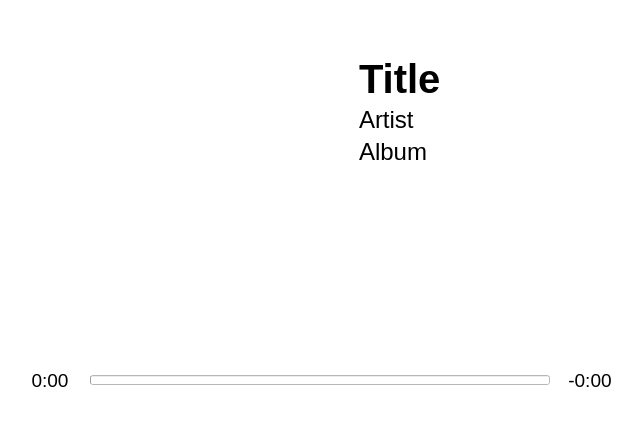
<?xml version="1.0" encoding="UTF-8"?>
<ui version="4.0">
 <class>NowPlaying</class>
 <widget class="QWidget" name="NowPlaying">
  <property name="geometry">
   <rect>
    <x>0</x>
    <y>0</y>
    <width>640</width>
    <height>440</height>
   </rect>
  </property>
  <property name="sizePolicy">
   <sizepolicy hsizetype="Expanding" vsizetype="Expanding">
    <horstretch>0</horstretch>
    <verstretch>0</verstretch>
   </sizepolicy>
  </property>
  <property name="minimumSize">
   <size>
    <width>640</width>
    <height>440</height>
   </size>
  </property>
  <property name="maximumSize">
   <size>
    <width>16777215</width>
    <height>16777215</height>
   </size>
  </property>
  <property name="windowTitle">
   <string>Form</string>
  </property>
  <property name="styleSheet">
   <string notr="true">background: #ffffff;</string>
  </property>
  <layout class="QVBoxLayout" name="verticalLayout">
   <property name="spacing">
    <number>0</number>
   </property>
   <property name="leftMargin">
    <number>0</number>
   </property>
   <property name="topMargin">
    <number>0</number>
   </property>
   <property name="rightMargin">
    <number>0</number>
   </property>
   <property name="bottomMargin">
    <number>0</number>
   </property>
   <item>
    <widget class="QWidget" name="InfoTop" native="true">
     <layout class="QHBoxLayout" name="horizontalLayout_2">
      <property name="spacing">
       <number>0</number>
      </property>
      <property name="leftMargin">
       <number>0</number>
      </property>
      <property name="topMargin">
       <number>0</number>
      </property>
      <property name="rightMargin">
       <number>0</number>
      </property>
      <property name="bottomMargin">
       <number>0</number>
      </property>
      <item>
       <widget class="QWidget" name="CoverArtLeft" native="true">
        <property name="sizePolicy">
         <sizepolicy hsizetype="Maximum" vsizetype="Minimum">
          <horstretch>0</horstretch>
          <verstretch>0</verstretch>
         </sizepolicy>
        </property>
        <property name="minimumSize">
         <size>
          <width>350</width>
          <height>0</height>
         </size>
        </property>
        <property name="maximumSize">
         <size>
          <width>16777215</width>
          <height>16777215</height>
         </size>
        </property>
        <layout class="QVBoxLayout" name="verticalLayout_2">
         <property name="spacing">
          <number>0</number>
         </property>
         <property name="leftMargin">
          <number>40</number>
         </property>
         <property name="topMargin">
          <number>0</number>
         </property>
         <property name="rightMargin">
          <number>0</number>
         </property>
         <property name="bottomMargin">
          <number>0</number>
         </property>
         <item>
          <widget class="QLabel" name="CoverArt">
           <property name="sizePolicy">
            <sizepolicy hsizetype="Maximum" vsizetype="Maximum">
             <horstretch>0</horstretch>
             <verstretch>0</verstretch>
            </sizepolicy>
           </property>
           <property name="maximumSize">
            <size>
             <width>280</width>
             <height>280</height>
            </size>
           </property>
           <property name="text">
            <string/>
           </property>
           <property name="pixmap">
            <pixmap resource="assets.qrc">:/icons/assets/cover.png</pixmap>
           </property>
           <property name="scaledContents">
            <bool>true</bool>
           </property>
           <property name="alignment">
            <set>Qt::AlignCenter</set>
           </property>
          </widget>
         </item>
        </layout>
       </widget>
      </item>
      <item>
       <widget class="QWidget" name="InfoRight" native="true">
        <layout class="QVBoxLayout" name="verticalLayout_4">
         <item>
          <widget class="QWidget" name="InfoPane" native="true">
           <property name="sizePolicy">
            <sizepolicy hsizetype="Preferred" vsizetype="Maximum">
             <horstretch>0</horstretch>
             <verstretch>0</verstretch>
            </sizepolicy>
           </property>
           <property name="styleSheet">
            <string notr="true"/>
           </property>
           <layout class="QVBoxLayout" name="verticalLayout_3">
            <property name="spacing">
             <number>4</number>
            </property>
            <property name="leftMargin">
             <number>0</number>
            </property>
            <property name="topMargin">
             <number>28</number>
            </property>
            <property name="rightMargin">
             <number>20</number>
            </property>
            <property name="bottomMargin">
             <number>0</number>
            </property>
            <item>
             <widget class="QLabel" name="Title">
              <property name="sizePolicy">
               <sizepolicy hsizetype="Preferred" vsizetype="Maximum">
                <horstretch>0</horstretch>
                <verstretch>0</verstretch>
               </sizepolicy>
              </property>
              <property name="minimumSize">
               <size>
                <width>0</width>
                <height>16</height>
               </size>
              </property>
              <property name="font">
               <font>
                <pointsize>30</pointsize>
                <bold>true</bold>
               </font>
              </property>
              <property name="styleSheet">
               <string notr="true">background: transparent;</string>
              </property>
              <property name="text">
               <string>Title</string>
              </property>
             </widget>
            </item>
            <item>
             <widget class="QLabel" name="Artist">
              <property name="sizePolicy">
               <sizepolicy hsizetype="Preferred" vsizetype="Maximum">
                <horstretch>0</horstretch>
                <verstretch>0</verstretch>
               </sizepolicy>
              </property>
              <property name="minimumSize">
               <size>
                <width>0</width>
                <height>10</height>
               </size>
              </property>
              <property name="font">
               <font>
                <pointsize>18</pointsize>
               </font>
              </property>
              <property name="styleSheet">
               <string notr="true">background: transparent;</string>
              </property>
              <property name="text">
               <string>Artist</string>
              </property>
             </widget>
            </item>
            <item>
             <widget class="QLabel" name="Album">
              <property name="sizePolicy">
               <sizepolicy hsizetype="Preferred" vsizetype="Maximum">
                <horstretch>0</horstretch>
                <verstretch>0</verstretch>
               </sizepolicy>
              </property>
              <property name="minimumSize">
               <size>
                <width>0</width>
                <height>10</height>
               </size>
              </property>
              <property name="font">
               <font>
                <pointsize>18</pointsize>
               </font>
              </property>
              <property name="styleSheet">
               <string notr="true">background: transparent;</string>
              </property>
              <property name="text">
               <string>Album</string>
              </property>
             </widget>
            </item>
           </layout>
          </widget>
         </item>
         <item>
          <widget class="QWidget" name="Controls" native="true">
           <property name="sizePolicy">
            <sizepolicy hsizetype="Maximum" vsizetype="Maximum">
             <horstretch>0</horstretch>
             <verstretch>0</verstretch>
            </sizepolicy>
           </property>
           <property name="minimumSize">
            <size>
             <width>0</width>
             <height>100</height>
            </size>
           </property>
           <layout class="QHBoxLayout" name="horizontalLayout_3">
            <property name="spacing">
             <number>70</number>
            </property>
            <property name="leftMargin">
             <number>0</number>
            </property>
            <property name="topMargin">
             <number>0</number>
            </property>
            <property name="rightMargin">
             <number>0</number>
            </property>
            <property name="bottomMargin">
             <number>0</number>
            </property>
           </layout>
          </widget>
         </item>
        </layout>
       </widget>
      </item>
     </layout>
    </widget>
   </item>
   <item>
    <widget class="QWidget" name="ProgressBottom" native="true">
     <property name="sizePolicy">
      <sizepolicy hsizetype="Preferred" vsizetype="Maximum">
       <horstretch>0</horstretch>
       <verstretch>0</verstretch>
      </sizepolicy>
     </property>
     <property name="minimumSize">
      <size>
       <width>0</width>
       <height>120</height>
      </size>
     </property>
     <layout class="QHBoxLayout" name="horizontalLayout">
      <property name="spacing">
       <number>10</number>
      </property>
      <property name="leftMargin">
       <number>20</number>
      </property>
      <property name="topMargin">
       <number>0</number>
      </property>
      <property name="rightMargin">
       <number>20</number>
      </property>
      <property name="bottomMargin">
       <number>0</number>
      </property>
      <item>
       <widget class="QLabel" name="TimeLeft">
        <property name="sizePolicy">
         <sizepolicy hsizetype="Maximum" vsizetype="Preferred">
          <horstretch>0</horstretch>
          <verstretch>0</verstretch>
         </sizepolicy>
        </property>
        <property name="minimumSize">
         <size>
          <width>60</width>
          <height>0</height>
         </size>
        </property>
        <property name="maximumSize">
         <size>
          <width>50</width>
          <height>16777215</height>
         </size>
        </property>
        <property name="font">
         <font>
          <pointsize>14</pointsize>
         </font>
        </property>
        <property name="styleSheet">
         <string notr="true">background: transparent;</string>
        </property>
        <property name="text">
         <string>0:00</string>
        </property>
        <property name="alignment">
         <set>Qt::AlignCenter</set>
        </property>
       </widget>
      </item>
      <item>
       <widget class="QProgressBar" name="Seekbar">
        <property name="sizePolicy">
         <sizepolicy hsizetype="Expanding" vsizetype="Minimum">
          <horstretch>0</horstretch>
          <verstretch>0</verstretch>
         </sizepolicy>
        </property>
        <property name="minimumSize">
         <size>
          <width>0</width>
          <height>10</height>
         </size>
        </property>
        <property name="maximumSize">
         <size>
          <width>16777215</width>
          <height>10</height>
         </size>
        </property>
        <property name="styleSheet">
         <string notr="true">QProgressBar {
  border-radius: 5px;
  background: #aaaaaa;
}
QProgressBar::chunk {
  width: 1px;&quot;
}</string>
        </property>
        <property name="maximum">
         <number>100</number>
        </property>
        <property name="value">
         <number>0</number>
        </property>
        <property name="textVisible">
         <bool>false</bool>
        </property>
       </widget>
      </item>
      <item>
       <widget class="QLabel" name="TimeRight">
        <property name="minimumSize">
         <size>
          <width>60</width>
          <height>0</height>
         </size>
        </property>
        <property name="maximumSize">
         <size>
          <width>60</width>
          <height>16777215</height>
         </size>
        </property>
        <property name="font">
         <font>
          <pointsize>14</pointsize>
         </font>
        </property>
        <property name="styleSheet">
         <string notr="true">background: transparent;</string>
        </property>
        <property name="text">
         <string>-0:00</string>
        </property>
        <property name="alignment">
         <set>Qt::AlignCenter</set>
        </property>
       </widget>
      </item>
     </layout>
    </widget>
   </item>
  </layout>
 </widget>
 <resources>
  <include location="assets.qrc"/>
 </resources>
 <connections/>
</ui>
